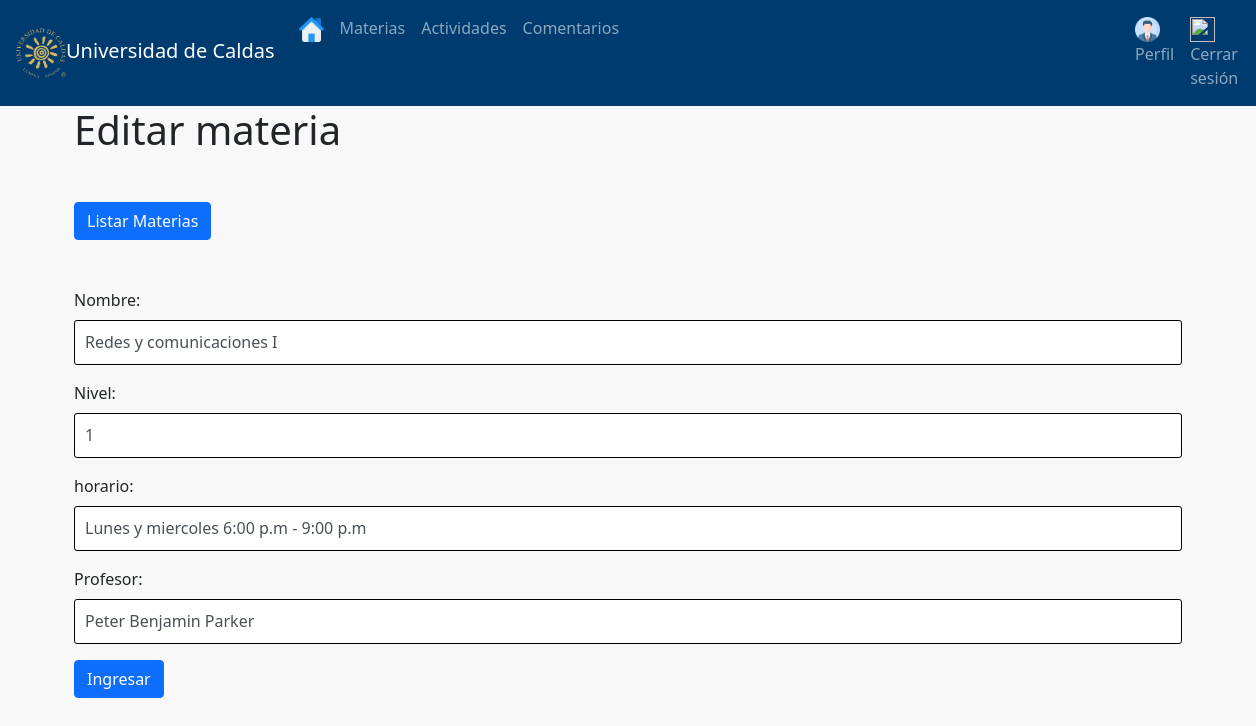
Screenshot of /Materias/Editar/2 (signed in) with the database file from the repository.
### tables this page shows
CREATE TABLE Materia (mateId INTEGER PRIMARY KEY AUTOINCREMENT NOT NULL, mateNombre STRING NOT NULL, mateNivel INT NOT NULL, mateHorario TEXT NOT NULL, mateDocente STRING NOT NULL);

### app.py (the view)
@app.route('/Materias/Editar/<id_materia>',  methods = ['POST','GET'])
def getMateria(id_materia):
    if 'UserLogin' in session:
        UserSession = session['UserLogin']
        resultSet = db.get_user_db(UserSession)
        if len(resultSet) > 0:
            admin = 'Administrador'
            doc = 'Docente'
            estu = 'Estudiante'
            if admin == resultSet[6]:
                data = db.get_materia_by_id(id_materia)
                return render_template('editarmateria.html',  materia = data[0])
            elif doc == resultSet[6]:
                return redirect('/home')
            elif estu == resultSet[6]:
                return redirect('/home')
            else:
                return render_template('/login.html')
        else:
            return render_template('/login.html')
    else:
        return redirect('/')

### db.py (called while the page is built)
def get_db():
    try:
        conn = sqlite3.connect(dbName)
        print('Conectada a BDD')
        return conn
    except Error:
        print(Error)

def get_user_db(userid):
    conn= get_db()
    cursor= conn.execute("select * from Usuarios where username='"+userid+"';")
    resultSet= cursor.fetchone()
    close_db(conn)
    return resultSet

def get_materia_by_id(id_materia):
    conn = get_db()
    cursor = conn.execute("SELECT * FROM Materia WHERE mateId = {}".format(id_materia))
    resultSet = list(cursor.fetchall())
    close_db(conn)
    return resultSet

### templates/editarmateria.html (shortened to what this page needs)
{% extends 'layout.html' %}
{% block body %}
  <div class="container">
    <h1 class="mb-5">Editar materia</h1>
    <a href="/Materias" class="btn btn-primary mb-5">Listar Materias</a>
    <form action="/Materias/Actualizar/{{ materia.0 }}" method="POST">
      <div class="mb-3">
        <label for="nombre" class="form-label">Nombre: </label>
        <input type="text" class="form-control js-nombre" id="nombre" value="{{materia.1}}" title="Ingrese un nombre" name="nombre">
      </div>
      <div class="mb-3">
        <label for="nivel" class="form-label">Nivel: </label>
        <input type="number" class="form-control js-nombre" id="nivel" value="{{ materia.2 }}" title="Ingrese el nivel" name="nivel" min="1" max="3">
      </div>
      <div class="mb-3">
        <label for="horario" class="form-label">horario: </label>
        <input type="text" class="form-control js-nombre" id="horario" value="{{materia.3}}" title="Ingrese un horario" name="horario">
      </div>
      <div class="mb-3">
        <label for="profesor" class="form-label">Profesor: </label>
        <input type="text" class="form-control js-nombre" id="profesor" value="{{materia.4}}" title="Ingrese el nombre del profesor" name="profesor">
      </div>
      <input type="submit" class="btn btn-primary" value="Ingresar">
    </form>
  </div>
{% endblock %}

### static/css/app.css (style rules this page uses)
body { background: #f8f8f8; }

### static/css/index.css (style rules this page uses)
* { box-sizing: border-box; }
.form-control { width: 100%; border: 1px solid black; border-radius: 3px; height: 45px; line-height: 45px; padding: 0 40px 0 10px; transition: .3s ease all; }

### rows the page displays
Materia: nombre "Redes y comunicaciones I", nivel "1", horario "Lunes y miercoles 6:00 p.m - 9:00 p.m", profesor "Peter Benjamin Parker"
